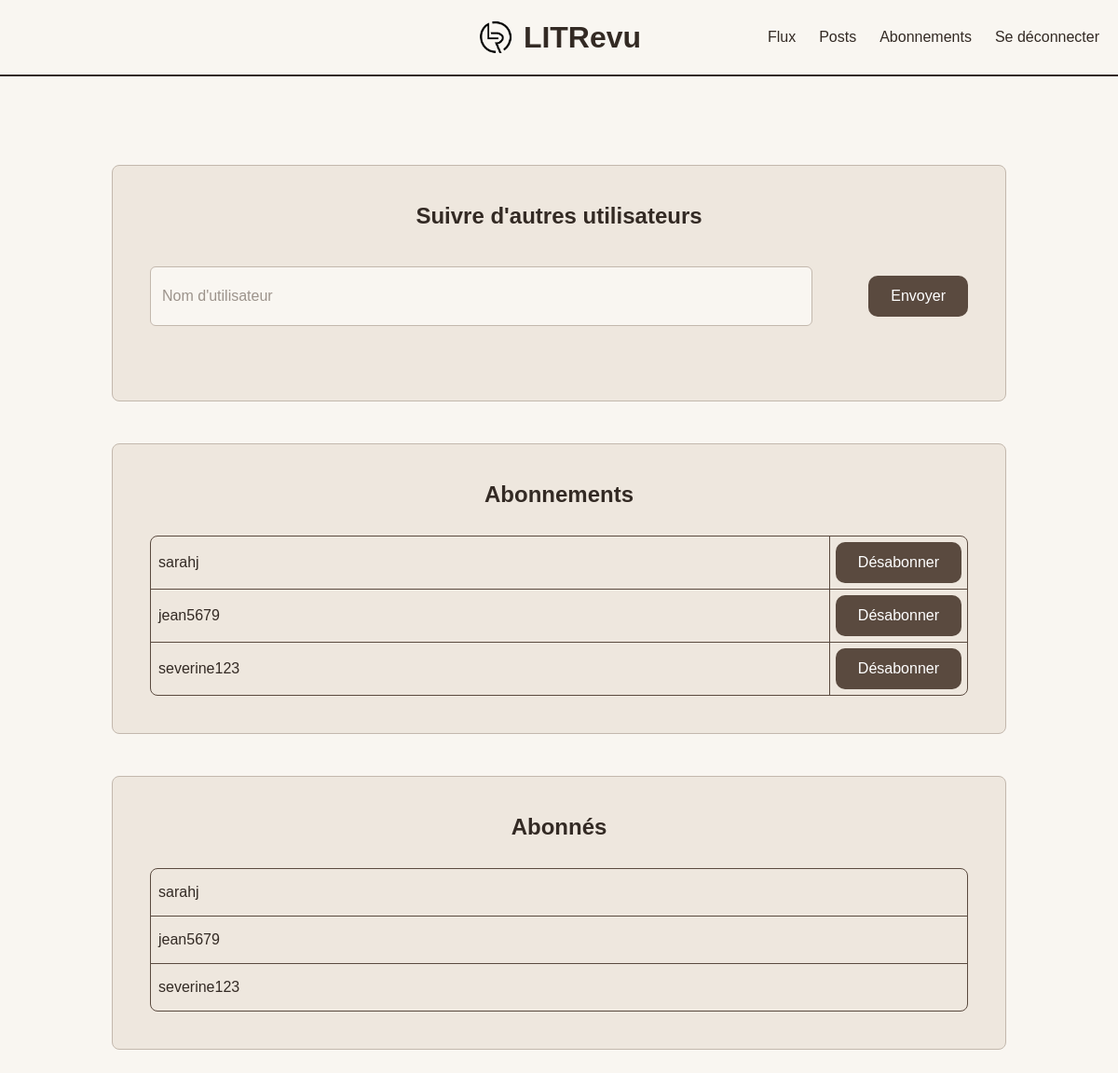
The app's page /subscriptions/ (signed in), older data.
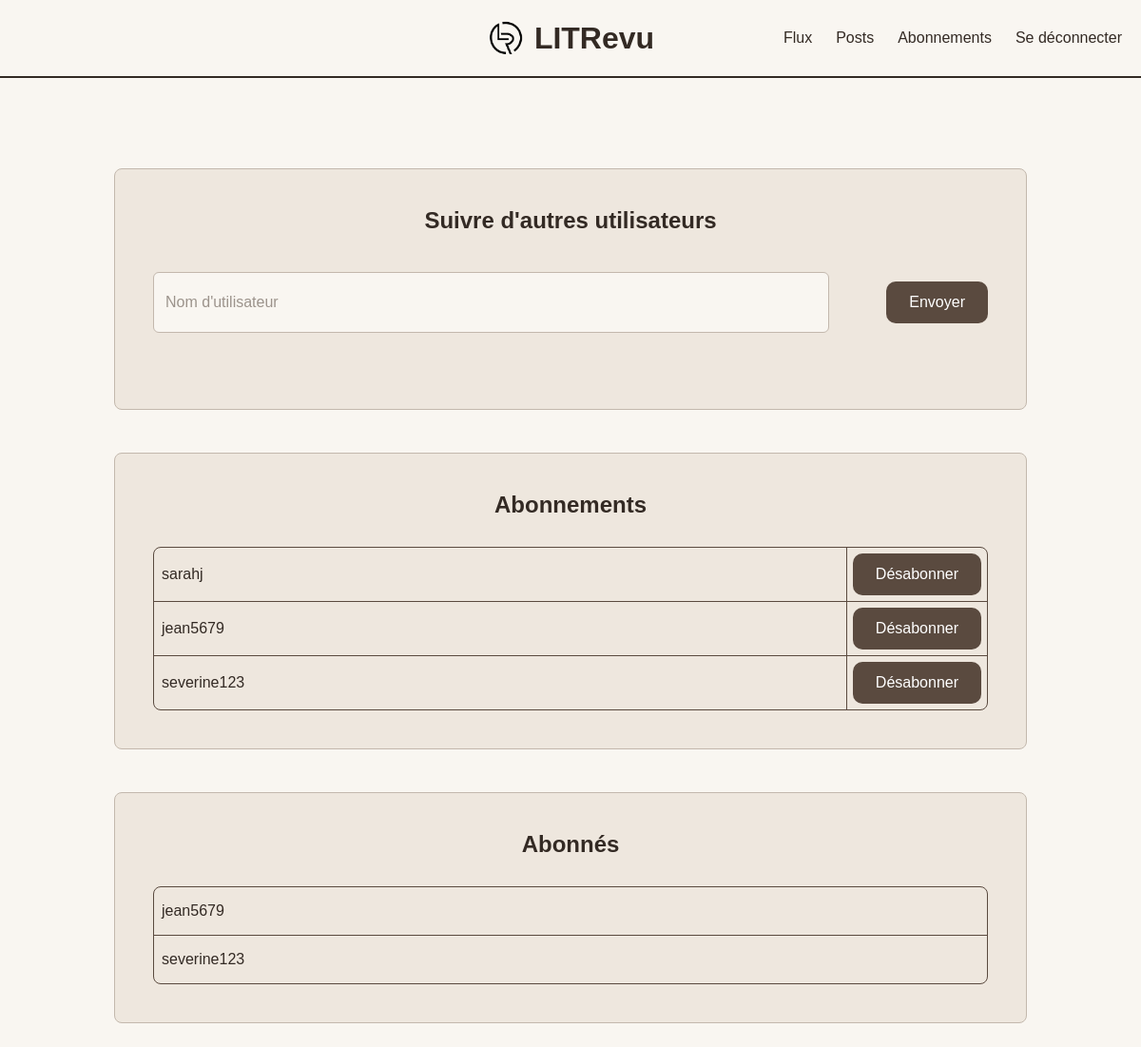
The same page, newer data.
### reviews/models.py (models this page shows, shortened)
class UserFollows(models.Model):
    user = models.ForeignKey(
        to=settings.AUTH_USER_MODEL,
        on_delete=models.CASCADE,
        related_name='following'
    )
    followed_user = models.ForeignKey(
        to=settings.AUTH_USER_MODEL,
        on_delete=models.CASCADE,
        related_name='followed_by'
    )
    class Meta:
        unique_together = ('user', 'followed_user')

### authentication/models.py (models this page shows)
class User(AbstractUser):
    pass

### reviews/views.py (the view, shortened to what this page needs)
class SubscriptionsPageView(LoginRequiredMixin, View):
    template_name = 'reviews/subscriptions.html'
    login_url = 'authentication:login'
    def get(self, request):
        form = FollowUserForm()
        return render(request, self.template_name, {
            'form': form,
        })

### reviews/forms.py
class FollowUserForm(forms.Form):
    username = forms.CharField(
        max_length=150,
        widget=forms.TextInput(attrs={
            'placeholder': "Nom d'utilisateur",
        })
    )

### reviews/templates/reviews/subscriptions.html (shortened to what this page needs)
{% extends 'base.html' %}
{% block content %}
<div class="subscriptions-messages">
</div>
<div class="subscription-container">
    <div class="card">
        <div class="card-content">
            <h2 class="banner-title">Suivre d'autres utilisateurs</h2>
            <form method="post" class="form-generic">
                <div class="button-group">
                    {{ form.username }}
                    <button type="submit" class="btn">Envoyer</button>
                </div>
            </form>
        </div>
    </div>
</div>
<div class="subscription-container">
    <div class="card">
        <div class="card-content">
            <h2 class="banner-title">Abonnements</h2>
            {% if request.user.following.all %}
                <table class="subscriptions-table">
                    <tbody>
                        {% for followed in request.user.following.all %}
                            <tr>
                                <td class="subscription-username">{{ followed.followed_user.username }}</td>
                                <td class="subscription-action">
                                    <form method="post">
                                        <button type="submit" class="btn">Désabonner</button>
                                    </form>
                                </td>
                            </tr>
                        {% endfor %}
                    </tbody>
                </table>
            {% else %}
                <p>Vous n'êtes abonné à aucun utilisateur</p>
            {% endif %}
        </div>
    </div>
</div>
<div class="subscription-container">
    <div class="card">
        <div class="card-content">
            <h2 class="banner-title">Abonnés</h2>
            {% if request.user.followed_by.all %}
                <table class="subscriptions-table">
                    <tbody>
                        {% for follower in request.user.followed_by.all %}
                            <tr>
                                <td class="subscription-follower">{{ follower.user.username }}</td>
                            </tr>
                        {% endfor %}
                    </tbody>
                </table>
            {% else %}
                <p>Vous n'avez pas encore d'abonné</p>
            {% endif %}
        </div>
    </div>
</div>
{% endblock content %}

### templates/base.html (shortened to what this page needs)
<!DOCTYPE html>
{% load static %}
<html lang="fr">
<head>
    <link rel="stylesheet" href="{% static 'style.css' %}">
</head>
<body>
    <header class="top-banner">
        <div class="banner-content">
            <div class="banner-title-container">
                <img src="{% static 'images/litrevu.png' %}" alt="LogoLitRevu" title="LitRevu" class="banner-logo">
                <h1 class="banner-title">LITRevu</h1>
            </div>
            {% if user.is_authenticated %}
            <nav class="banner-nav">
                <ul>
                    <li><a href="{% url 'reviews:feed' %}">Flux</a></li>
                    <li><a href="{% url 'reviews:user-posts' %}">Posts</a></li>
                    <li><a href="{% url 'reviews:subscriptions' %}">Abonnements</a></li>
                    <li><a href="{% url 'authentication:logout' %}">Se déconnecter</a></li>
                </ul>
            </nav>
            {% endif %}
        </div>
    </header>
    <main>
        {% block content %}
        {% endblock content %}
    </main>
</body>
</html>

### static/style.css (style rules this page uses)
:root { --color-background: #f9f6f1; --color-surface: #eee7de; --color-text: #332a24; --color-border: #c3b8ad; --color-accent: #5a4a3f; --color-accent-hover: #44372f; --color-placeholder: #756a61; --color-info: #291dc8; --color-error: #e30d0a; }
body { margin: 0; font-family: Arial, sans-serif; background-color: var(--color-background); color: var(--color-text); }
.top-banner { position: relative; border-bottom: 2px solid var(--color-text); height: 80px; background-color: var(--color-background); }
.banner-content { max-width: 1200px; margin: 0 auto; height: 100%; position: relative; }
.banner-title-container { display: flex; align-items: center; gap: 10px; position: absolute; left: 50%; top: 50%; transform: translate(-50%, -50%); white-space: nowrap; }
.banner-title { margin: 0; color: var(--color-text); }
.banner-logo { height: 40px; }
.banner-nav { position: absolute; right: 20px; top: 50%; transform: translateY(-50%); }
.banner-nav ul { list-style: none; margin: 0; padding: 0; display: flex; gap: 25px; }
.banner-nav a { text-decoration: none; color: var(--color-text); }
.card { flex: 1; border: 1px solid var(--color-border); padding: 40px; margin: 20px; display: flex; justify-content: center; align-items: center; background-color: var(--color-surface); border-radius: 8px; }
.card-content { text-align: center; width: 100%; }
.btn, a.btn, button.btn { display: inline-flex; align-items: center; justify-content: center; box-sizing: border-box; padding: 12px 24px; margin: 10px 0; font-size: 1rem; font-family: inherit; line-height: normal; text-decoration: none !important; border: none; border-radius: 10px; background-color: var(--color-accent); color: white; cursor: pointer; height: 44px; transition: background-color 0.2s, outline 0.2s; -webkit-appearance: none; -moz-appearance: none; appearance: none; vertical-align: middle; }
.form-generic input { width: 100%; padding: 15px 12px; font-size: 1rem; border: 1px solid var(--color-border); border-radius: 6px; box-sizing: border-box; background-color: var(--color-background); color: var(--color-text); transition: border-color 0.2s, box-shadow 0.2s; }
.form-generic input::placeholder { color: var(--color-placeholder); opacity: 0.7; }
.button-group { display: flex; justify-content: center; gap: 60px; margin: 40px 0; }
.card-content h2.banner-title { text-align: center; margin-bottom: 30px; }
.subscription-container { display: flex; justify-content: center; align-items: stretch; margin: 5px auto; max-width: 1000px; }
.subscriptions-messages { height: 40px; display: flex; justify-content: center; align-items: center; max-width: 1000px; margin:30px auto 0 auto; }
.subscriptions-table { width: 100%; border: 1px solid var(--color-accent); border-radius: 8px; border-spacing: 0; overflow: hidden; }
.subscriptions-table td { border-bottom: 1px solid var(--color-accent); border-right: 1px solid var(--color-accent); }
.subscriptions-table td:last-child { border-right: none; }
.subscriptions-table tr:last-child td { border-bottom: none; }
.subscription-username { width: 85%; text-align: left; padding-left: 8px; }
.subscription-action { width: 15%; padding: 0; }
.subscription-action .btn { margin: 6px; }
.subscription-follower { text-align: left; padding: 16px 8px ; }

Row changes from the older to the newer data that the page shows:
removed UserFollows: user.username "sarahj", shown under "Abonnés"
